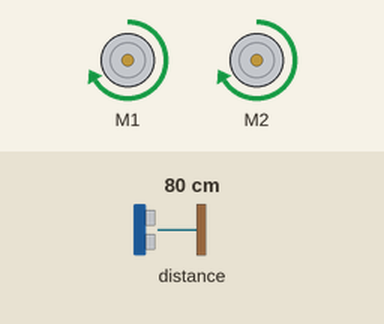
Simulated run of this program. Board: BBC micro:bit (MakeCode). Shown: 2 × DC motor (green arrow = forward, orange = backward, longer = faster). The inputs (shaded band) are chosen by the test bench; at power-on: distance to the obstacle 80 cm. Random numbers come from a fixed seed.

Above: at 1.2 s.
1.3 s: distance to the obstacle set to 43 cm
2.8 s: distance to the obstacle set to 36 cm
At 3.6 s:
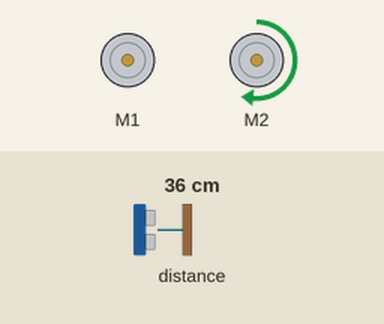
5.8 s: distance to the obstacle set to 60 cm
7.4 s: distance to the obstacle set to 2 cm
At 8.2 s:
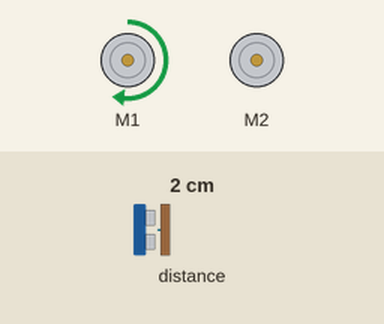
Timing chart, 0 to 11.4 s (numbered marks = the images above; inputs shaded):
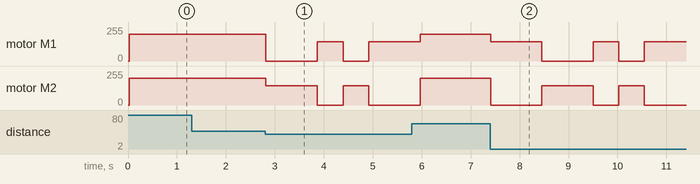

Measured:
- the behaviour switches between 40 and 39 cm on distance to the obstacle (found by bisection; images 0 and 1)
- after the input at 1.3 s, every drawn part: stays the same
- after the input at 2.8 s, motor M1: forward 200/255 → stopped at once, → forward 144/255 1.1 s later, → stopped 0.53 s later, → forward 144/255 0.53 s later; motor M2: forward 200/255 → forward 144/255 at once, → stopped 1.1 s later, → forward 144/255 0.53 s later, → stopped 0.53 s later
- after the input at 7.4 s, motor M1: goes forward 144/255 1.0 s, stopped 1.0 s, forward 144/255 0.52 s, stopped 0.52 s, then forward 144/255, starting at once; motor M2: goes stopped 1.0 s, forward 144/255 1.0 s, stopped 0.52 s, forward 144/255 0.52 s, then stopped, starting at once

The program:

main.ts
```typescript
let destancia = false
basic.forever(function () {
    if (maqueen.Ultrasonic(PingUnit.Centimeters) < 40 && maqueen.Ultrasonic(PingUnit.Centimeters) != 0) {
        destancia = Math.randomBoolean()
        if (destancia == true) {
            maqueen.motorRun(maqueen.Motors.M1, maqueen.Dir.CW, 144)
            maqueen.motorRun(maqueen.Motors.M2, maqueen.Dir.CW, 0)
            basic.pause(500)
        }
        if (destancia == false) {
            maqueen.motorRun(maqueen.Motors.M1, maqueen.Dir.CW, 0)
            maqueen.motorRun(maqueen.Motors.M2, maqueen.Dir.CW, 144)
            basic.pause(500)
        }
    } else {
        maqueen.motorRun(maqueen.Motors.All, maqueen.Dir.CW, 200)
    }
})
```

test.ts
```typescript
// os teses vão aqui; isto não será compilado quando este pacote for usado como extensão.
```
